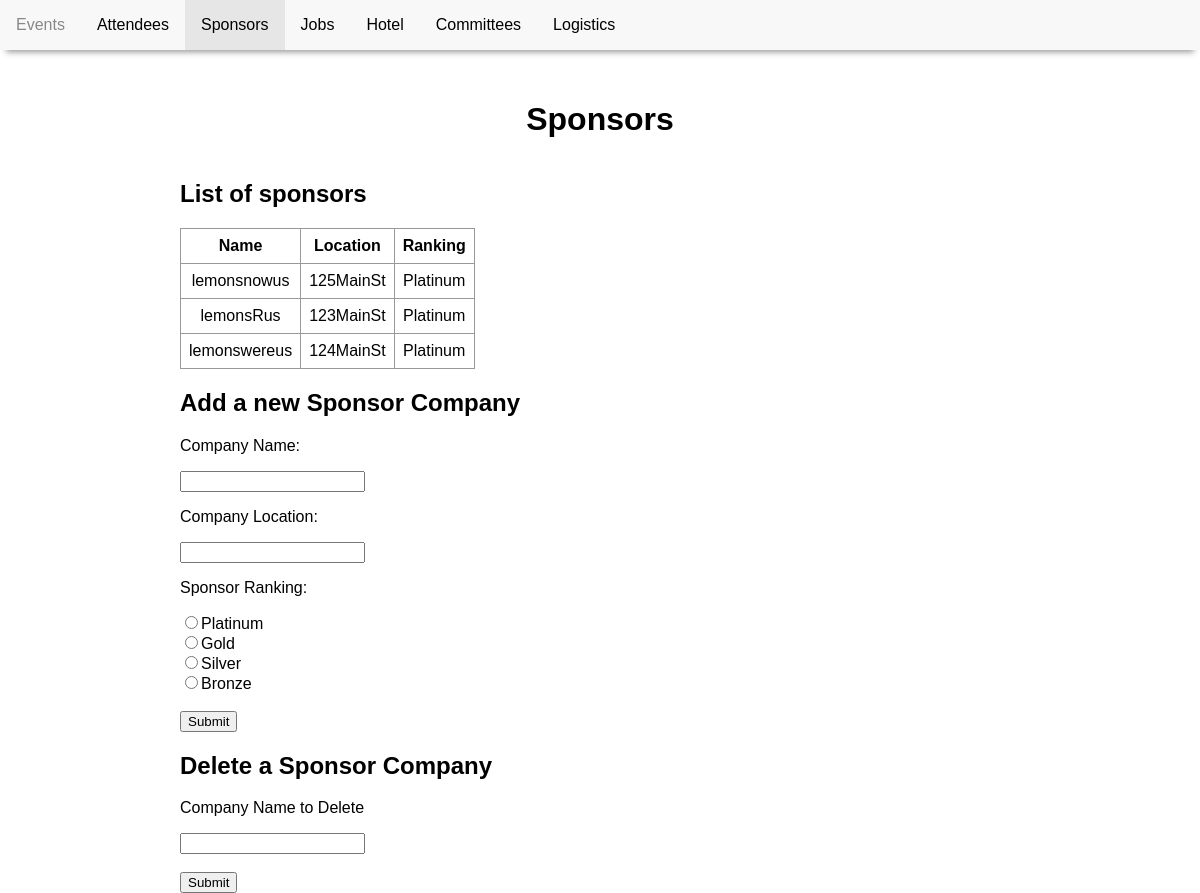
Before: /sponsors.php with the older database file.
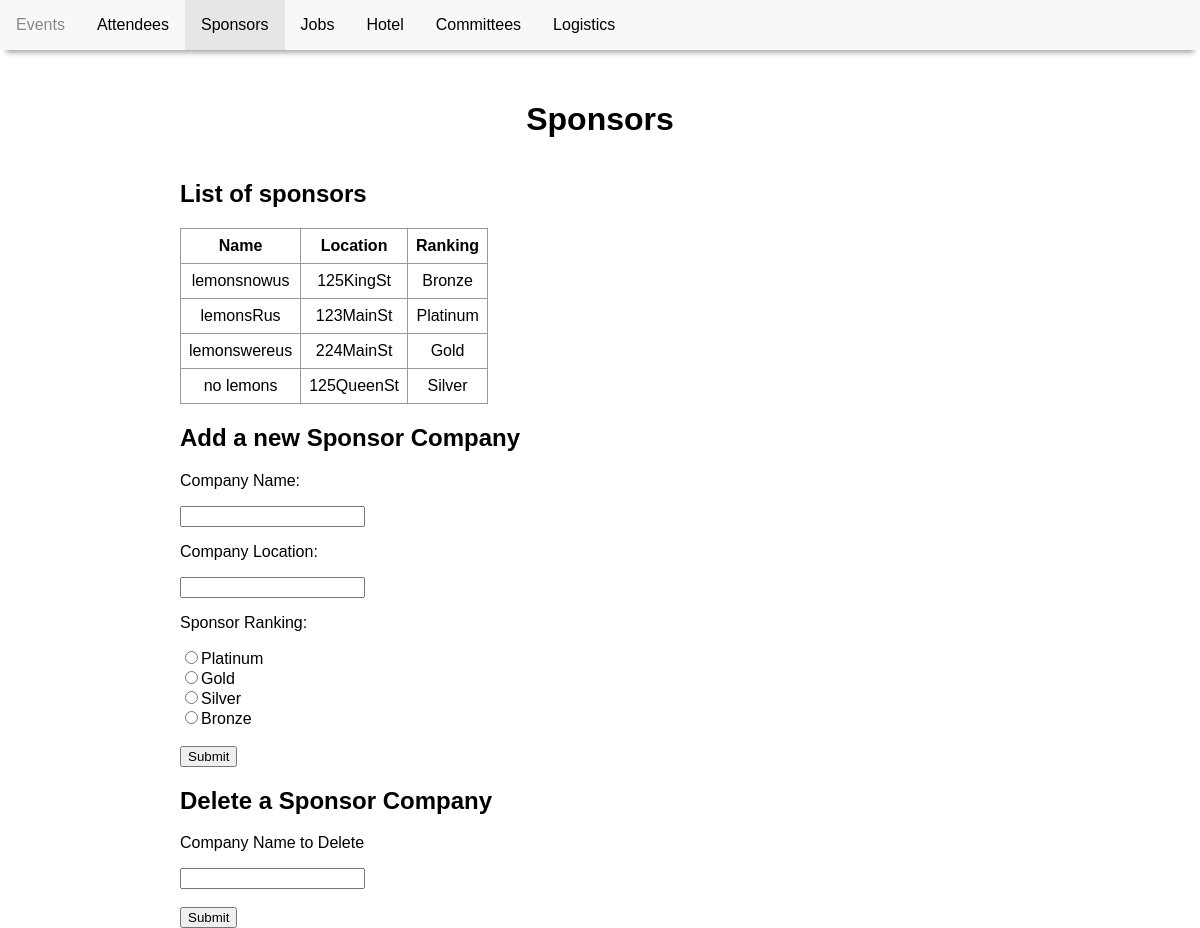
After: the same page with the newer database file.
### tables this page shows
CREATE TABLE SponsorCompany(
    companyName varchar(30) NOT NULL,
    companyLocation varchar(50) NOT NULL,
    ranking enum('Platinum','Gold','Silver','Bronze') NOT NULL,
    PRIMARY KEY (companyName)
);

### sponsors.php (the view, shortened to what this page needs)
<!DOCTYPE html>
<html>
  <head>
    <link href="conference.css" type="text/css" rel="stylesheet" />
  </head>
  <body>
    <nav>
        <ul class="navbar">
          <li><a href="index.php">Events</a></li>
          <li><a href="attendees.php">Attendees</a></li>
          <li><a class="active" href="sponsors.php">Sponsors</a></li>
          <li><a href="jobs.php">Jobs</a></li>
          <li><a href="hotel.php">Hotel</a></li>
          <li><a href="committees.php">Committees</a></li>
          <li><a href="logistics.php">Logistics</a></li>
        </ul>
      </nav>
    <header>
      <h1>Sponsors</h1>
    </header>
    <div class="main">
      <?php include 'pdo.php'; ?>
      <div id='newsponsor'>
            <h2>List of sponsors</h2>
            <?php
            $query = "SELECT companyName, companyLocation, ranking FROM SponsorCompany";
            $stmt = $pdo->prepare($query);
            $stmt->execute();
            echo "<table>";
            echo "<tr><th>Name</th><th>Location</th><th>Ranking</th></tr>";
            while ($sponsor = $stmt->fetch()) {
                $companyName = $sponsor["companyName"];
                $companyLocation = $sponsor["companyLocation"];
                $Ranking = $sponsor["ranking"];
                echo "<tr><td>$companyName</td><td>$companyLocation</td><td>$Ranking</td></tr>";
            }
            echo "</table>";
            ?>
            <h2>Add a new Sponsor Company</h2>
            <form name="newsponsorform" action="" method="post">
               <p>Company Name:</p>
                <input type="text" name="companyName"><br>
                <p>Company Location:</p>
                <input type="text" name="companyLocation"><br>
                <p>Sponsor Ranking:</p>
                <input type="radio" name="sponsor" value="Platinum">Platinum<br>
                <input type="radio" name="sponsor" value="Gold">Gold<br>
                <input type="radio" name="sponsor" value="Silver">Silver<br>
                <input type="radio" name="sponsor" value="Bronze">Bronze<br>
                <input type = 'hidden' name = "var" value = 0><br>
                <input type="submit">
            </form>
            <h2>Delete a Sponsor Company</h2>
            <form name = "deletesponsorform" action = "" method = "post">
              <p> Company Name to Delete</p>
              <input type = 'text' name = "deleteName"><br>
              <input type = 'hidden' name = "var" value = 1><br>
              <input type= "submit">
            </form>
    </div>
  </body>
</html>

Changed rows visible on the page:
changed sponsorcompany "lemonsnowus": companyLocation "125MainSt" → "125KingSt"; ranking "Platinum" → "Bronze"
changed sponsorcompany "lemonswereus": companyLocation "124MainSt" → "224MainSt"; ranking "Platinum" → "Gold"
added sponsorcompany: companyName "no lemons", companyLocation "125QueenSt", ranking "Silver"
